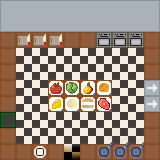

This game map was drawn from its Tiled (.tmx) file and the tilesets committed beside it. A one-line description and the full map source follow:
An orthogonal 10x10 tile map with 16x16 px tiles, 1 tile layer (Tile Layer 1).

<map version="1.9" tiledversion="1.9.2" orientation="orthogonal" renderorder="right-down" width="10" height="10" tilewidth="16" tileheight="16" infinite="0" nextlayerid="2" nextobjectid="1">
 <tileset firstgid="1" source="KitchenTileSet.tsx" />
 <layer id="1" name="Tile Layer 1" width="10" height="10">
  <data encoding="csv">
19,18,18,18,18,18,18,18,18,20,
16,21,21,21,21,21,21,21,21,17,
1,2,2,2,1,1,25,25,25,1,
1,10,10,10,10,10,10,10,10,1,
1,10,10,10,10,10,10,10,10,1,
1,10,10,4,6,5,24,10,10,15,
1,10,10,22,23,8,7,10,10,15,
14,10,10,10,10,10,10,10,10,1,
1,10,10,10,10,10,11,12,12,1,
1,1,13,1,27,1,3,9,9,1
</data>
 </layer>
</map>